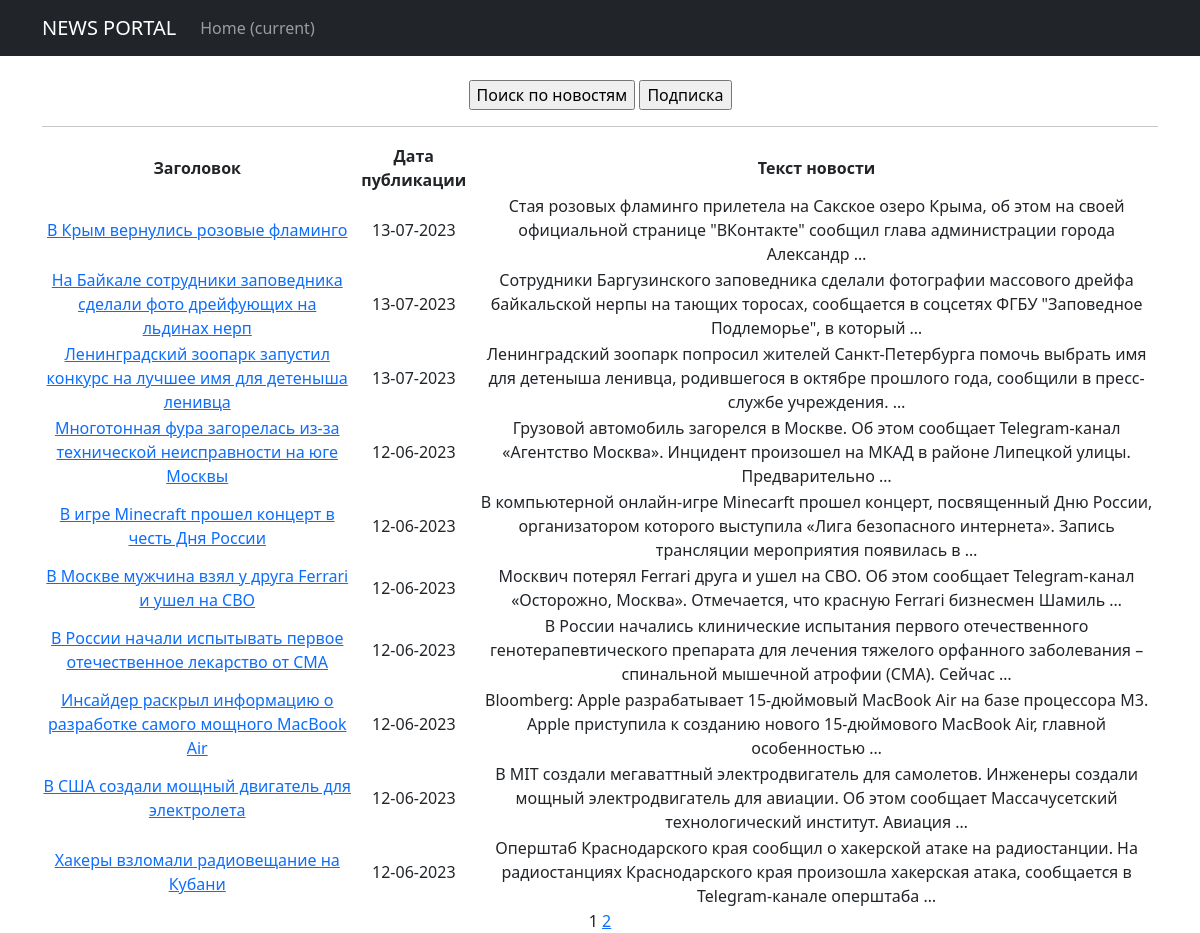
Page /news/ on the committed database.
### news/models.py (models this page shows, shortened)
class Post(models.Model):
    news = 'NW'
    article = 'AR'
    POST_TYPES_LIST = [
        (news, 'новость'),
        (article, 'статья')
    ]
    post_author = models.ForeignKey(Author, on_delete=models.CASCADE)
    post_type = models.CharField(max_length=2, choices=POST_TYPES_LIST, default=article)
    post_create_date = models.DateTimeField(auto_now_add=True)
    post_category = models.ManyToManyField(Category, through='PostCategory')
    post_header = models.CharField(max_length=128)
    post_text = models.TextField()
    post_rating = models.IntegerField(default=0)

### news/views.py (the view)
# urls.py: path('news/', cache_page(60*1)(PostsList.as_view()), name='post_list'),
class PostsList(ListView):
    model = Post
    template_name = 'news.html'
    context_object_name = 'Posts'
    ordering = '-post_create_date'
    paginate_by = 10

### news/templatetags/custom_tags.py (called while the page is built)
@register.simple_tag(takes_context=True)
def url_replace(context, **kwargs):
   d = context['request'].GET.copy()
   for k, v in kwargs.items():
       d[k] = v
   return d.urlencode()

### templates/news.html (shortened to what this page needs)
{% extends 'flatpages/default.html' %}
{% load custom_tags %}
{% block content %}
    <br>
    <form>
        {% if perms.news.change_post or perms.news.delete_post %}
            <input type="button" value="Поиск по новостям / Редактирование" onClick='location.href="http://127.0.0.1:8000/news/search/"'>
        {% else %}
            <input type="button" value="Поиск по новостям" onClick='location.href="http://127.0.0.1:8000/news/search/"'>
        {% endif %}
        <input type="button" value="Подписка" onClick='location.href="http://127.0.0.1:8000/subscriptions/"'>
    </form>
   <hr>
   {% if Posts %}
       <table>
           <tr>
               <td><b>Заголовок</b></td>
               <td><b>Дата публикации</b></td>
               <td><b>Текст новости</b></td>
           </tr>
           {% for post in Posts %}
           <tr>
               <td><a href="{% url 'post_detail' post.id %}">{{ post.post_header }}</a></td>
               <td>{{ post.post_create_date|date:'d-m-Y' }}</td>
               <td>{{ post.post_text|truncatewords:20 }}</td>
           </tr>
           {% endfor %}
       </table>
   {% else %}
       <h2>Новостей нет!</h2>
   {% endif %}
   {{ page_obj.number }}
   {% if page_obj.has_next %}
       <a href="?{% url_replace page=page_obj.next_page_number %}">{{ page_obj.next_page_number }}</a>
   {% endif %}
{% endblock content %}

### rows in the picture
Post: post_header "В Крым вернулись розовые фламинго", post_create_date "13-07-2023", post_text "Cтая розовых фламинго прилетела на Сакское озеро Крыма, об этом на своей официальной странице \"ВКонтакте\" сообщил глава администрации города Александр …"
Post: post_header "На Байкале сотрудники заповедника сделали фото дрейфующих на льдинах нерп", post_create_date "13-07-2023", post_text "Сотрудники Баргузинского заповедника сделали фотографии массового дрейфа байкальской нерпы на тающих торосах, сообщается в соцсетях ФГБУ \"Заповедное Подлеморье\", в который …"
Post: post_header "Ленинградский зоопарк запустил конкурс на лучшее имя для детеныша ленивца", post_create_date "13-07-2023", post_text "Ленинградский зоопарк попросил жителей Санкт-Петербурга помочь выбрать имя для детеныша ленивца, родившегося в октябре прошлого года, сообщили в пресс-службе учреждения. …"
Post: post_header "Многотонная фура загорелась из-за технической неисправности на юге Москвы", post_create_date "12-06-2023", post_text "Грузовой автомобиль загорелся в Москве. Об этом сообщает Telegram-канал «Агентство Москва». Инцидент произошел на МКАД в районе Липецкой улицы. Предварительно …"
Post: post_header "В игре Minecraft прошел концерт в честь Дня России", post_create_date "12-06-2023", post_text "В компьютерной онлайн-игре Minecarft прошел концерт, посвященный Дню России, организатором которого выступила «Лига безопасного интернета». Запись трансляции мероприятия появилась в …"
Post: post_header "В Москве мужчина взял у друга Ferrari и ушел на СВО", post_create_date "12-06-2023", post_text "Москвич потерял Ferrari друга и ушел на СВО. Об этом сообщает Telegram-канал «Осторожно, Москва». Отмечается, что красную Ferrari бизнесмен Шамиль …"
Post: post_header "В России начали испытывать первое отечественное лекарство от СМА", post_create_date "12-06-2023", post_text "В России начались клинические испытания первого отечественного генотерапевтического препарата для лечения тяжелого орфанного заболевания – спинальной мышечной атрофии (СМА). Сейчас …"
Post: post_header "Инсайдер раскрыл информацию о разработке самого мощного MacBook Air", post_create_date "12-06-2023", post_text "Bloomberg: Apple разрабатывает 15-дюймовый MacBook Air на базе процессора М3. Apple приступила к созданию нового 15-дюймового MacBook Air, главной особенностью …"
Post: post_header "В США создали мощный двигатель для электролета", post_create_date "12-06-2023", post_text "В MIT создали мегаваттный электродвигатель для самолетов. Инженеры создали мощный электродвигатель для авиации. Об этом сообщает Массачусетский технологический институт. Авиация …"
Post: post_header "Хакеры взломали радиовещание на Кубани", post_create_date "12-06-2023", post_text "Оперштаб Краснодарского края сообщил о хакерской атаке на радиостанции. На радиостанциях Краснодарского края произошла хакерская атака, сообщается в Telegram-канале оперштаба …"

### other values in the picture
{{ page_obj.number }} "1"
{{ page_obj.next_page_number }} "2"
